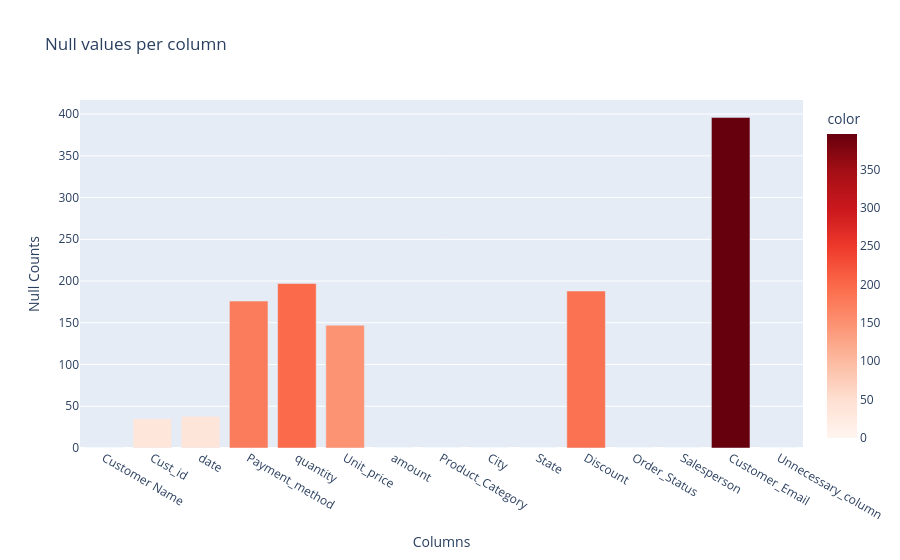

Write notebook code for a chart like this one.
### Code cell
null_counts = data.isnull().sum()
# Create Plotly bar chart
fig = px.bar(
    x=null_counts.index, 
    y=null_counts.values,
    labels={'x':'Columns', 'y':'Null Counts'},
    title="Null values per column",
    color=null_counts.values,  # optional: color by count
    color_continuous_scale="Reds"
)
# Show chart
fig.show()

### Figure 1 — Plotly figure (JSON) as saved in the notebook; plotly's stock layout.template omitted (floating-point values rounded to 4 significant figures)
{"data": [{"alignmentgroup": "True", "hovertemplate": "Columns=%{x}<br>Null Counts=%{y}<br>color=%{marker.color}<extra></extra>", "legendgroup": "", "marker": {"color": [0, 35, 38, 176, 197, 147, 0, 0, 0, 0, 188, 0, 0, 396, 0], "coloraxis": "coloraxis", "pattern": {"shape": ""}}, "name": "", "offsetgroup": "", "orientation": "v", "showlegend": false, "textposition": "auto", "type": "bar", "x": ["Customer Name", "Cust_id", "date", "Payment_method", "quantity", "Unit_price", "amount", "Product_Category", "City", "State", "Discount", "Order_Status", "Salesperson", "Customer_Email", "Unnecessary_column"], "xaxis": "x", "y": [0, 35, 38, 176, 197, 147, 0, 0, 0, 0, 188, 0, 0, 396, 0], "yaxis": "y"}], "layout": {"barmode": "relative", "coloraxis": {"colorbar": {"title": {"text": "color"}}, "colorscale": [[0, "rgb(255,245,240)"], [0.125, "rgb(254,224,210)"], [0.25, "rgb(252,187,161)"], [0.375, "rgb(252,146,114)"], [0.5, "rgb(251,106,74)"], [0.625, "rgb(239,59,44)"], [0.75, "rgb(203,24,29)"], [0.875, "rgb(165,15,21)"], [1, "rgb(103,0,13)"]]}, "legend": {"tracegroupgap": 0}, "title": {"text": "Null values per column"}, "xaxis": {"anchor": "y", "domain": [0, 1], "title": {"text": "Columns"}}, "yaxis": {"anchor": "x", "domain": [0, 1], "title": {"text": "Null Counts"}}}}
